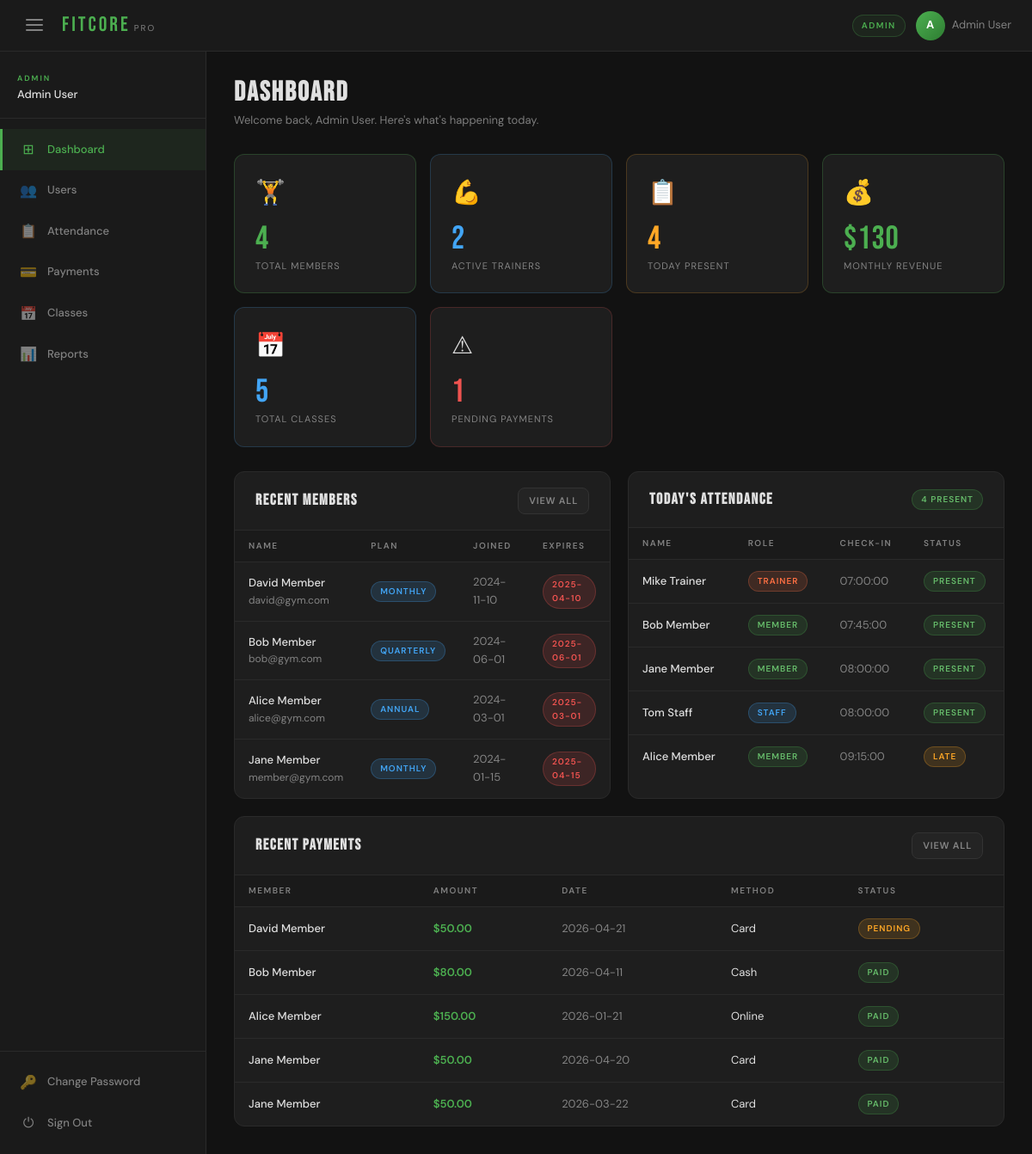
/dashboard.php (signed in), run on the app's committed database.
### tables this page shows
CREATE TABLE `members` (
  `id`               INT UNSIGNED NOT NULL AUTO_INCREMENT,
  `user_id`          INT UNSIGNED NOT NULL,
  `membership_plan`  ENUM('monthly','quarterly','annual') NOT NULL DEFAULT 'monthly',
  `join_date`        DATE         NOT NULL,
  `expiry_date`      DATE             NULL,
  `assigned_trainer` INT UNSIGNED     NULL,
  PRIMARY KEY (`id`),
  UNIQUE KEY `uq_member_user` (`user_id`),
  KEY `idx_trainer` (`assigned_trainer`),
  CONSTRAINT `fk_members_user`
    FOREIGN KEY (`user_id`) REFERENCES `users` (`id`) ON DELETE CASCADE,
  CONSTRAINT `fk_members_trainer`
    FOREIGN KEY (`assigned_trainer`) REFERENCES `trainers` (`id`) ON DELETE SET NULL
);

CREATE TABLE `users` (
  `id`         INT UNSIGNED     NOT NULL AUTO_INCREMENT,
  `name`       VARCHAR(100)     NOT NULL,
  `email`      VARCHAR(150)     NOT NULL,
  `password`   VARCHAR(255)     NOT NULL,
  `role_id`    TINYINT UNSIGNED NOT NULL,
  `phone`      VARCHAR(20)          NULL,
  `status`     ENUM('active','inactive') NOT NULL DEFAULT 'active',
  `created_at` TIMESTAMP        NOT NULL DEFAULT CURRENT_TIMESTAMP,
  PRIMARY KEY (`id`),
  UNIQUE KEY `uq_email` (`email`),
  KEY `idx_role` (`role_id`),
  CONSTRAINT `fk_users_role`
    FOREIGN KEY (`role_id`) REFERENCES `roles` (`id`)
);

CREATE TABLE `payments` (
  `id`             INT UNSIGNED  NOT NULL AUTO_INCREMENT,
  `member_id`      INT UNSIGNED  NOT NULL,
  `amount`         DECIMAL(10,2) NOT NULL,
  `payment_date`   DATE          NOT NULL,
  `payment_method` ENUM('cash','card','online') NOT NULL DEFAULT 'cash',
  `status`         ENUM('paid','pending','failed') NOT NULL DEFAULT 'pending',
  `notes`          VARCHAR(255)      NULL,
  PRIMARY KEY (`id`),
  KEY `idx_pay_member` (`member_id`),
  KEY `idx_pay_date`   (`payment_date`),
  CONSTRAINT `fk_pay_member`
    FOREIGN KEY (`member_id`) REFERENCES `members` (`id`) ON DELETE CASCADE
);

### includes/auth_guard.php (called while the page is built, shortened)
<?php
function e(mixed $val): string {
    return htmlspecialchars((string)($val ?? ''), ENT_QUOTES, 'UTF-8');
}
function role(): string { return $_SESSION['role'] ?? ''; }

### dashboard.php (the view, shortened to what this page needs)
<?php
require_once 'includes/auth_guard.php';
$db  = db();
$r   = role();
$activeNav = 'dashboard';
if ($r === 'admin') {
    $totalMembers    = $db->query("SELECT COUNT(*) FROM members")->fetch_row()[0];
    $totalTrainers   = $db->query("SELECT COUNT(*) FROM trainers")->fetch_row()[0];
    $todayPresent    = $db->query("SELECT COUNT(*) FROM attendance WHERE date=CURDATE() AND status='present'")->fetch_row()[0];
    $monthRevenue    = $db->query("SELECT COALESCE(SUM(amount),0) FROM payments WHERE MONTH(payment_date)=MONTH(NOW()) AND status='paid'")->fetch_row()[0];
    $totalClasses    = $db->query("SELECT COUNT(*) FROM classes")->fetch_row()[0];
    $pendingPayments = $db->query("SELECT COUNT(*) FROM payments WHERE status='pending'")->fetch_row()[0];
    $recentMembers = $db->query("
        SELECT u.name, u.email, m.membership_plan, m.join_date, m.expiry_date
        FROM   members m JOIN users u ON u.id = m.user_id
        ORDER  BY m.id DESC LIMIT 5
    ");
    $recentPayments = $db->query("
        SELECT u.name, p.amount, p.payment_date, p.payment_method, p.status
        FROM   payments p
        JOIN   members m ON m.id = p.member_id
        JOIN   users   u ON u.id = m.user_id
        ORDER  BY p.id DESC LIMIT 5
    ");
    $todayAttList = $db->query("
        SELECT u.name, r.role_name, a.check_in, a.status
        FROM   attendance a
        JOIN   users u ON u.id = a.user_id
        JOIN   roles r ON r.id = u.role_id
        WHERE  a.date = CURDATE()
        ORDER  BY a.check_in ASC LIMIT 8
    ");
}
require_once 'includes/header.php';
require_once 'includes/sidebar.php';
?>
<main class="main-content">
<?php if ($r === 'admin'): ?>
<div class="page-header">
  <h1>DASHBOARD</h1>
  <p>Welcome back, <?= e($_SESSION['user_name']) ?>. Here's what's happening today.</p>
</div>
<div class="stats-grid">
  <div class="stat-card accent"> <span class="stat-icon">🏋</span> <div class="stat-value"><?= $totalMembers    ?></div><div class="stat-label">Total Members</div></div>
  <div class="stat-card info">   <span class="stat-icon">💪</span> <div class="stat-value"><?= $totalTrainers   ?></div><div class="stat-label">Active Trainers</div></div>
  <div class="stat-card warning"><span class="stat-icon">📋</span> <div class="stat-value"><?= $todayPresent    ?></div><div class="stat-label">Today Present</div></div>
  <div class="stat-card accent"> <span class="stat-icon">💰</span> <div class="stat-value">$<?= number_format($monthRevenue, 0) ?></div><div class="stat-label">Monthly Revenue</div></div>
  <div class="stat-card info">   <span class="stat-icon">📅</span> <div class="stat-value"><?= $totalClasses    ?></div><div class="stat-label">Total Classes</div></div>
  <div class="stat-card danger"> <span class="stat-icon">⚠</span>  <div class="stat-value"><?= $pendingPayments ?></div><div class="stat-label">Pending Payments</div></div>
</div>
<div class="grid-2">
  <div class="card">
    <div class="card-header">
      <h3>Recent Members</h3>
      <a href="<?= APP_URL ?>/members.php" class="btn btn-ghost btn-sm">View All</a>
    </div>
    <div class="table-responsive">
      <table>
        <thead><tr><th>Name</th><th>Plan</th><th>Joined</th><th>Expires</th></tr></thead>
        <tbody>
        <?php while ($row = $recentMembers->fetch_assoc()): ?>
          <tr>
            <td>
              <div style="font-weight:500"><?= e($row['name']) ?></div>
              <div class="text-muted text-small"><?= e($row['email']) ?></div>
            </td>
            <td><span class="badge badge-info"><?= e($row['membership_plan']) ?></span></td>
            <td class="text-muted"><?= e($row['join_date']) ?></td>
            <td>
              <?php $cls = strtotime($row['expiry_date']) < time() ? 'badge-danger' : 'badge-success'; ?>
              <span class="badge <?= $cls ?>"><?= e($row['expiry_date']) ?></span>
            </td>
          </tr>
        <?php endwhile; ?>
        </tbody>
      </table>
    </div>
  </div>
  <div class="card">
    <div class="card-header">
      <h3>Today's Attendance</h3>
      <span class="badge badge-success"><?= $todayPresent ?> Present</span>
    </div>
    <div class="table-responsive">
      <table>
        <thead><tr><th>Name</th><th>Role</th><th>Check-in</th><th>Status</th></tr></thead>
        <tbody>
        <?php
        $sc = ['present'=>'badge-success','absent'=>'badge-danger','late'=>'badge-warning'];
        while ($row = $todayAttList->fetch_assoc()):
        ?>
          <tr>
            <td style="font-weight:500"><?= e($row['name']) ?></td>
            <td><span class="badge badge-<?= e($row['role_name']) ?>"><?= e($row['role_name']) ?></span></td>
            <td class="text-muted"><?= e($row['check_in'] ?? '—') ?></td>
            <td><span class="badge <?= $sc[$row['status']] ?? 'badge-neutral' ?>"><?= e($row['status']) ?></span></td>
          </tr>
        <?php endwhile; ?>
        </tbody>
      </table>
    </div>
  </div>
</div>
<div class="card">
  <div class="card-header">
    <h3>Recent Payments</h3>
    <a href="<?= APP_URL ?>/payments.php" class="btn btn-ghost btn-sm">View All</a>
  </div>
  <div class="table-responsive">
    <table>
      <thead><tr><th>Member</th><th>Amount</th><th>Date</th><th>Method</th><th>Status</th></tr></thead>
      <tbody>
      <?php
      $pc = ['paid'=>'badge-success','pending'=>'badge-warning','failed'=>'badge-danger'];
      while ($row = $recentPayments->fetch_assoc()):
      ?>
        <tr>
          <td style="font-weight:500"><?= e($row['name']) ?></td>
          <td class="text-accent fw-600">$<?= number_format($row['amount'], 2) ?></td>
          <td class="text-muted"><?= e($row['payment_date']) ?></td>
          <td><?= e(ucfirst($row['payment_method'])) ?></td>
          <td><span class="badge <?= $pc[$row['status']] ?? 'badge-neutral' ?>"><?= e($row['status']) ?></span></td>
        </tr>
      <?php endwhile; ?>
      </tbody>
    </table>
  </div>
</div>
<?php endif;  ?>
</main>
<?php require_once 'includes/footer.php'; ?>

### includes/header.php (shortened to what this page needs)
<!DOCTYPE html>
<html lang="en">
<head>
  <link rel="stylesheet" href="<?= APP_URL ?>/assets/css/style.css">
</head>
<body>
<nav class="topnav">
  <div class="topnav-left">
    <button class="sidebar-toggle"
            onclick="document.body.classList.toggle('sidebar-open')"
            aria-label="Toggle menu">
      <span></span><span></span><span></span>
    </button>
    <a href="<?= APP_URL ?>/index.php" class="brand">
      <span class="brand-name">FITCORE</span>
      <span class="brand-sub">PRO</span>
    </a>
  </div>
  <div class="topnav-right">
    <div class="nav-badge"><?= e(strtoupper(role())) ?></div>
    <div class="user-menu">
      <div class="user-avatar">
        <?= strtoupper(substr($_SESSION['user_name'] ?? 'U', 0, 1)) ?>
      </div>
      <span class="user-name"><?= e($_SESSION['user_name'] ?? '') ?></span>
    </div>
  </div>
</nav>
<div class="layout-wrapper">

### includes/sidebar.php (shortened to what this page needs)
<?php
$r = role();
$navItems = [];
if ($r === 'admin') {
    $navItems = [
        ['icon' => '⊞',  'label' => 'Dashboard',  'href' => APP_URL.'/dashboard.php',   'key' => 'dashboard'],
        ['icon' => '👥', 'label' => 'Users',       'href' => APP_URL.'/members.php',      'key' => 'members'],
        ['icon' => '📋', 'label' => 'Attendance',  'href' => APP_URL.'/attendance.php',   'key' => 'attendance'],
        ['icon' => '💳', 'label' => 'Payments',    'href' => APP_URL.'/payments.php',     'key' => 'payments'],
        ['icon' => '📅', 'label' => 'Classes',     'href' => APP_URL.'/classes.php',      'key' => 'classes'],
        ['icon' => '📊', 'label' => 'Reports',     'href' => APP_URL.'/reports.php',      'key' => 'reports'],
    ];
} elseif ($r === 'staff') {
    $navItems = [
        ['icon' => '⊞',  'label' => 'Dashboard',    'href' => APP_URL.'/dashboard.php',  'key' => 'dashboard'],
        ['icon' => '📋', 'label' => 'My Attendance', 'href' => APP_URL.'/attendance.php', 'key' => 'attendance'],
    ];
}
?>
<aside class="sidebar" id="sidebar">
  <div class="sidebar-header">
    <span class="role-label"><?= e(strtoupper($r)) ?></span>
    <span class="role-name"><?= e($_SESSION['user_name'] ?? '') ?></span>
  </div>
  <nav class="sidebar-nav">
    <?php foreach ($navItems as $item): ?>
      <a href="<?= e($item['href']) ?>"
         class="nav-item <?= ($activeNav ?? '') === $item['key'] ? 'active' : '' ?>">
        <span class="nav-icon"><?= $item['icon'] ?></span>
        <span class="nav-label"><?= e($item['label']) ?></span>
      </a>
    <?php endforeach; ?>
  </nav>
  <div class="sidebar-footer">
    <a href="<?= APP_URL ?>/auth/change_password.php"
       class="nav-item <?= ($activeNav ?? '') === 'change_password' ? 'active' : '' ?>">
      <span class="nav-icon">🔑</span>
      <span class="nav-label">Change Password</span>
    </a>
    <a href="<?= APP_URL ?>/auth/logout.php" class="nav-item">
      <span class="nav-icon">⏻</span>
      <span class="nav-label">Sign Out</span>
    </a>
  </div>
</aside>

### includes/footer.php (shortened to what this page needs)
  </div>
</body>
</html>

### data on the page
members: user.name "David Member", user.email "david@gym.com", membership_plan "MONTHLY", join_date "2024-11-10", expiry_date "2025-04-10"
members: user.name "Bob Member", user.email "bob@gym.com", membership_plan "QUARTERLY", join_date "2024-06-01", expiry_date "2025-06-01"
members: user.name "Alice Member", user.email "alice@gym.com", membership_plan "ANNUAL", join_date "2024-03-01", expiry_date "2025-03-01"
members: user.name "Jane Member", user.email "member@gym.com", membership_plan "MONTHLY", join_date "2024-01-15", expiry_date "2025-04-15"
payments: users.name "David Member", amount "50.00", payment_date "2026-04-21", payment_method "Card", status "PENDING"
payments: users.name "Bob Member", amount "80.00", payment_date "2026-04-11", payment_method "Cash", status "PAID"
payments: users.name "Alice Member", amount "150.00", payment_date "2026-01-21", payment_method "Online", status "PAID"
payments: users.name "Jane Member", amount "50.00", payment_date "2026-04-20", payment_method "Card", status "PAID"
payments: users.name "Jane Member", amount "50.00", payment_date "2026-03-22", payment_method "Card", status "PAID"

### other printed values
role() "ADMIN"
substr($_SESSION['user_name'] ?? 'U', 0, 1) "A"
$_SESSION['user_name'] "Admin User"
$r "ADMIN"
$item['icon'] "⊞"
$item['label'] "Dashboard"
$item['icon'] "👥"
$item['label'] "Users"
$item['icon'] "📋"
$item['label'] "Attendance"
$item['icon'] "💳"
$item['label'] "Payments"
$item['icon'] "📅"
$item['label'] "Classes"
$item['icon'] "📊"
